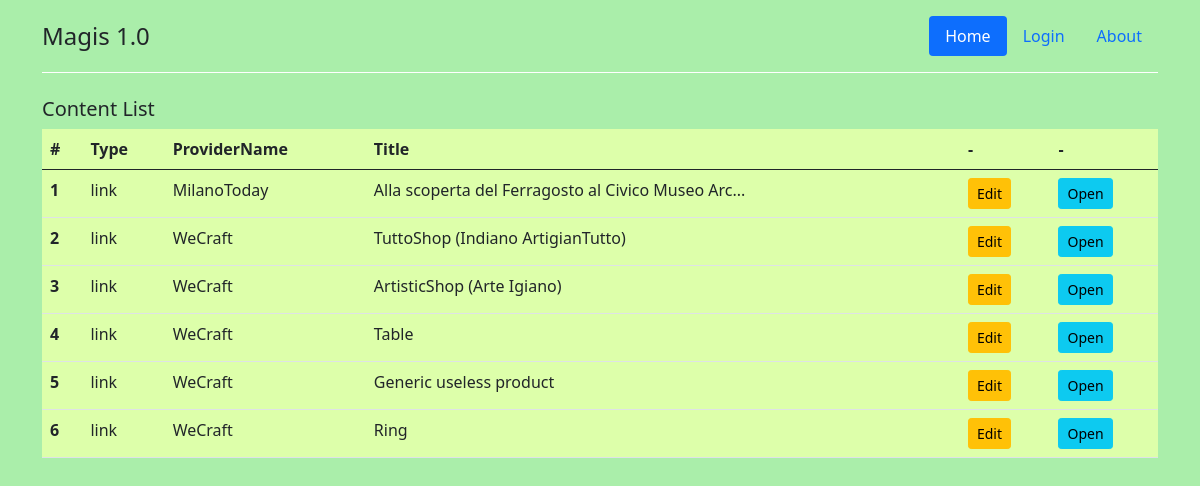
The app's page /Magis/home/list1.php with its own data.
### tables this page shows
CREATE TABLE `Metadata` (
  `MediaCode` int NOT NULL,
  `Title` varchar(250) NOT NULL,
  `Description` text NOT NULL,
  `URL` varchar(250) NOT NULL,
  `Type` varchar(30) NOT NULL,
  `PublicationDate` datetime NOT NULL,
  `StartDate` datetime NOT NULL,
  `EndDate` datetime NOT NULL,
  `Location` varchar(250) NOT NULL,
  `TagsFound` varchar(250) NOT NULL,
  `TrainingTags` varchar(250) NOT NULL,
  `ImageURL` varchar(250) NOT NULL,
  `ProviderName` varchar(250) NOT NULL,
  `ProviderURL` varchar(250) NOT NULL,
  `ProviderIcon` varchar(250) NOT NULL,
  `CodePOI` int NOT NULL,
  `TrainingText` text NOT NULL,
  `Usage` varchar(30) NOT NULL,
  `TagsAlgorithm` varchar(250) NOT NULL
);

### Magis/home/list1.php (called while the page is built, shortened)
<?php
include "../database/db_connect.inc.php";
include "../include/engine.inc.php";
$righe = $database->sel_data("Metadata");
include "../include/adm_header.php";
include "../include/list.tpl.php";
include "../include/footer.php";
?>

### Magis/include/engine.inc.php (called while the page is built, shortened)
<?
function engine_logged() {
$info = $_SESSION["userinfo"];
if ( $info["ruolo"] and ($info["ruolo"] != "guest")) return true;
else return false;
}
?>

### Magis/database/db_connect.inc.php (called while the page is built, shortened)
<?php
include_once("database.class.php");
$DB_SERVER = 'localhost';
$DB_DATABASE = 'my_carloambrogipolimi';
$DB_PORT = '';
$DB_USERNAME = 'carloambrogipolimi';
$DB_PASSWORD = '';
$database = new dbConnection($DB_SERVER, $DB_USERNAME, $DB_PASSWORD, $DB_DATABASE, $DB_PORT);
?>

### Magis/database/database.class.php (called while the page is built, shortened)
<?php
class dbConnection {
	var $db, $connected, $result, $error, $nrows;
	public function __construct($db_host, $db_user, $db_pwd, $db_name, $db_port) {
		if ($db_port && $db_port != "")
			$this->db = new mysqli ($db_host, $db_user, $db_pwd, $db_name, $db_port);
		else
			$this->db = new mysqli ($db_host, $db_user, $db_pwd, $db_name);
		if ($mysqli->connect_error) {
			$this->connected = false;
			$this->error = 'Collegamento MySQL non riuscito: ' . $this->db->connect_error;
		}
		else {
			$this->db->set_charset("utf8mb4");
		}
	}
	public function sel_data($tabella, $condizione="TRUE") {
		$this->result = $this->db->query("SELECT * FROM $tabella WHERE $condizione");
		return $this->result;
	}
}
?>

### Magis/include/list.tpl.php (the view, shortened to what this page needs)
<div class="container" >
	<h5>Content List</h5>
<? if ($righe) {
      $n = 0;
?>
<table class="table table-hover" style="background-color:#ddffaa;" >
  <thead>
    <tr>
      <th scope="col">#</th>
      <th scope="col">Type</th>
      <th scope="col">ProviderName</th>
      <th scope="col">Title</th>
      <th scope="col">-</th>
      <th scope="col">-</th>
    </tr>
  </thead>
  <tbody>
<?  foreach ($righe as $riga) {
	$n++;
	$title = $riga["Title"];
	if (strlen($title) > 50) $title = substr($title,0,48) . "...";
?>
    <tr>
      <th scope="row"><?= $n ?></th>
      <td scope="row"><?= $riga["Type"] ?></td>
      <td scope="row"><?= $riga["ProviderName"] ?></td>
      <td scope="row"><?= $title ?></td>
      <th scope="row"><a type="button" class="btn btn-warning btn-sm" href="../home/edit.php?c=<?= $riga["MediaCode"] ?>" >Edit</a></th>
      <th scope="row"><a type="button" class="btn btn-info btn-sm" href="<?= $riga["URL"] ?>" target="_blank" >Open</a></th>
   </tr>
<? } ?>
  </tbody>
</table>
<? }
else echo "<h3>no data</h3>";
?>
</div>

### Magis/include/adm_header.php (shortened to what this page needs)
<?php
$BASE_URL = "http://carloambrogipolimi.altervista.org/Magis/";
$logged = engine_logged();
?>
<!doctype html>
<html lang="it">
  <head>
    <link href="https://cdn.jsdelivr.net/npm/bootstrap@5.0.2/dist/css/bootstrap.min.css" rel="stylesheet">
<link rel="stylesheet" href="http://netdna.bootstrapcdn.com/font-awesome/4.7.0/css/font-awesome.css" />
<link href="http://www.mixmap.it/magis/jslibs/leaflet/leaflet.css" rel="stylesheet" >
<link href="http://www.mixmap.it/magis/jslibs/leaflet/plugins/extramarkers/css/leaflet.extra-markers.min.css" rel="stylesheet" >
<link href="http://www.mixmap.it/magis/jslibs/leaflet/plugins/geocoder/Control.OSMGeocoder.css" rel="stylesheet" >
  </head>
  <body style="background-color:#aaeeaa;">
  <div class="container">
    <header class="d-flex flex-wrap justify-content-center py-3 mb-4" style="border-bottom:1px solid white;" >
      <a href="/" class="d-flex align-items-center mb-3 mb-md-0 me-md-auto text-dark text-decoration-none">
        <span class="fs-4">Magis 1.0</span>
      </a>
      <ul class="nav nav-pills">
<? if ($logged) { ?>
        <li class="nav-item"><a href="<?= $BASE_URL ?>home/list.php" class="nav-link active111" aria-current="page">Contents</a></li>
        <li class="nav-item"><a href="<?= $BASE_URL ?>home/upload.php" class="nav-link">Fetch</a></li>
        <li class="nav-item"><a href="<?= $BASE_URL ?>home/nop.php" class="nav-link">Upload</a></li>
        <li class="nav-item"><a href="<?= $BASE_URL ?>home/view2.php" class="nav-link">View</a></li>
        <li class="nav-item"><a href="<?= $BASE_URL ?>home/logout.php" class="nav-link">Logout</a></li>
<? } else { ?>
        <li class="nav-item"><a href="home.php" class="nav-link active" aria-current="page">Home</a></li>
        <li class="nav-item"><a href="login.php" class="nav-link">Login</a></li>
        <li class="nav-item"><a href="about.php" class="nav-link">About</a></li>
<? } ?>
      </ul>
    </header>
  </div>

### Magis/include/footer.php (shortened to what this page needs)
  </body>
</html>

### records on screen
metadata: Type "link", ProviderName "MilanoToday", Title "Alla scoperta del Ferragosto al Civico Museo Arc..."
metadata: Type "link", ProviderName "WeCraft", Title "TuttoShop (Indiano ArtigianTutto)"
metadata: Type "link", ProviderName "WeCraft", Title "ArtisticShop (Arte Igiano)"
metadata: Type "link", ProviderName "WeCraft", Title "Table"
metadata: Type "link", ProviderName "WeCraft", Title "Generic useless product"
metadata: Type "link", ProviderName "WeCraft", Title "Ring"
